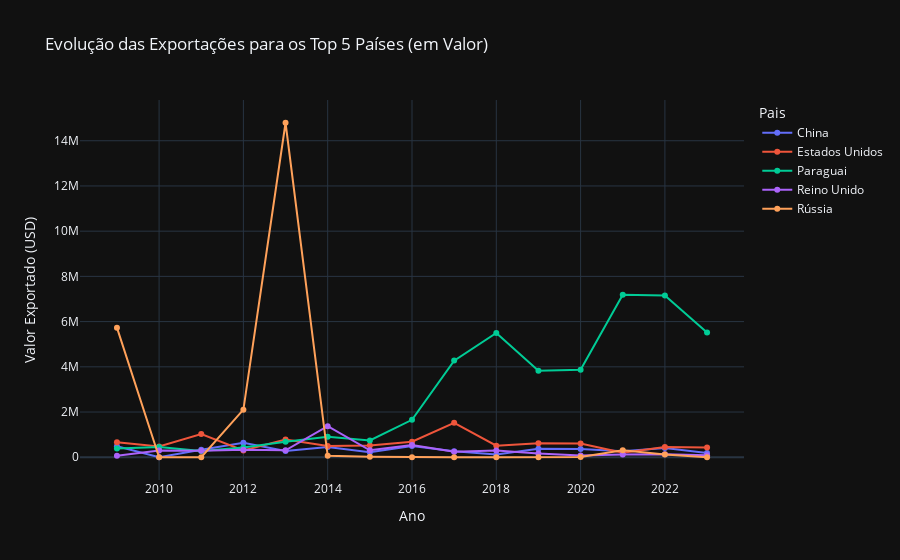

The cell this chart's notebook holds for it:
### Markdown cell above
### 3.2. Análise dos Principais Parceiros Comerciais
Vamos identificar os 5 principais destinos das exportações de vinho brasileiro com base no valor total acumulado no período.

### Code cell
# Calculando o valor total por país para identificar os principais parceiros
top_5_paises = df_final.groupby('Pais')['Valor_USD'].sum().nlargest(5).index

# Filtrando o dataframe para incluir apenas os 5 principais países
df_top_5 = df_final[df_final['Pais'].isin(top_5_paises)]

# Criando o gráfico de linhas para a evolução dos top 5 países
fig = px.line(
    df_top_5,
    x='Ano',
    y='Valor_USD',
    color='Pais',
    title='Evolução das Exportações para os Top 5 Países (em Valor)',
    labels={'Valor_USD': 'Valor Exportado (USD)', 'Ano': 'Ano'},
    template='plotly_dark',
    markers=True
)

fig.show()

### Figure 1 — Plotly figure (JSON) as saved in the notebook; plotly's stock layout.template omitted (floating-point values rounded to 4 significant figures)
{"data": [{"hovertemplate": "Pais=China<br>Ano=%{x}<br>Valor Exportado (USD)=%{y}<extra></extra>", "legendgroup": "China", "line": {"color": "#636efa", "dash": "solid"}, "marker": {"symbol": "circle"}, "mode": "lines+markers", "name": "China", "orientation": "v", "showlegend": true, "type": "scatter", "x": [2009, 2010, 2011, 2012, 2013, 2014, 2015, 2016, 2017, 2018, 2019, 2020, 2021, 2022, 2023], "xaxis": "x", "y": [482400, 2358, 334867, 642177, 279956, 455340, 222866, 499622, 266086, 126336, 376828, 363000, 264116, 404647, 183096], "yaxis": "y"}, {"hovertemplate": "Pais=Estados Unidos<br>Ano=%{x}<br>Valor Exportado (USD)=%{y}<extra></extra>", "legendgroup": "Estados Unidos", "line": {"color": "#EF553B", "dash": "solid"}, "marker": {"symbol": "circle"}, "mode": "lines+markers", "name": "Estados Unidos", "orientation": "v", "showlegend": true, "type": "scatter", "x": [2009, 2010, 2011, 2012, 2013, 2014, 2015, 2016, 2017, 2018, 2019, 2020, 2021, 2022, 2023], "xaxis": "x", "y": [660066, 478630, 1030254, 303986, 786556, 494216, 524109, 687411, 1523699, 512519, 616274, 610793, 203554, 447893, 429091], "yaxis": "y"}, {"hovertemplate": "Pais=Paraguai<br>Ano=%{x}<br>Valor Exportado (USD)=%{y}<extra></extra>", "legendgroup": "Paraguai", "line": {"color": "#00cc96", "dash": "solid"}, "marker": {"symbol": "circle"}, "mode": "lines+markers", "name": "Paraguai", "orientation": "v", "showlegend": true, "type": "scatter", "x": [2009, 2010, 2011, 2012, 2013, 2014, 2015, 2016, 2017, 2018, 2019, 2020, 2021, 2022, 2023], "xaxis": "x", "y": [392087, 449197, 276281, 428279, 680828, 908028, 741370, 1655417, 4274650, 5494321, 3826587, 3869243, 7192362, 7156293, 5517263], "yaxis": "y"}, {"hovertemplate": "Pais=Reino Unido<br>Ano=%{x}<br>Valor Exportado (USD)=%{y}<extra></extra>", "legendgroup": "Reino Unido", "line": {"color": "#ab63fa", "dash": "solid"}, "marker": {"symbol": "circle"}, "mode": "lines+markers", "name": "Reino Unido", "orientation": "v", "showlegend": true, "type": "scatter", "x": [2009, 2010, 2011, 2012, 2013, 2014, 2015, 2016, 2017, 2018, 2019, 2020, 2021, 2022, 2023], "xaxis": "x", "y": [68788, 295690, 285642, 334856, 305005, 1373747, 308407, 536681, 242883, 296827, 164592, 82722, 122394, 138154, 84547], "yaxis": "y"}, {"hovertemplate": "Pais=Rússia<br>Ano=%{x}<br>Valor Exportado (USD)=%{y}<extra></extra>", "legendgroup": "Rússia", "line": {"color": "#FFA15A", "dash": "solid"}, "marker": {"symbol": "circle"}, "mode": "lines+markers", "name": "Rússia", "orientation": "v", "showlegend": true, "type": "scatter", "x": [2009, 2010, 2011, 2012, 2013, 2014, 2015, 2016, 2017, 2018, 2019, 2020, 2021, 2022, 2023], "xaxis": "x", "y": [5732280, 0, 0, 2103968, 14795694, 61440, 18240, 0, 0, 0, 0, 8550, 312926, 118618, 0], "yaxis": "y"}], "layout": {"legend": {"title": {"text": "Pais"}, "tracegroupgap": 0}, "title": {"text": "Evolução das Exportações para os Top 5 Países (em Valor)"}, "xaxis": {"anchor": "y", "domain": [0, 1], "title": {"text": "Ano"}}, "yaxis": {"anchor": "x", "domain": [0, 1], "title": {"text": "Valor Exportado (USD)"}}}}
